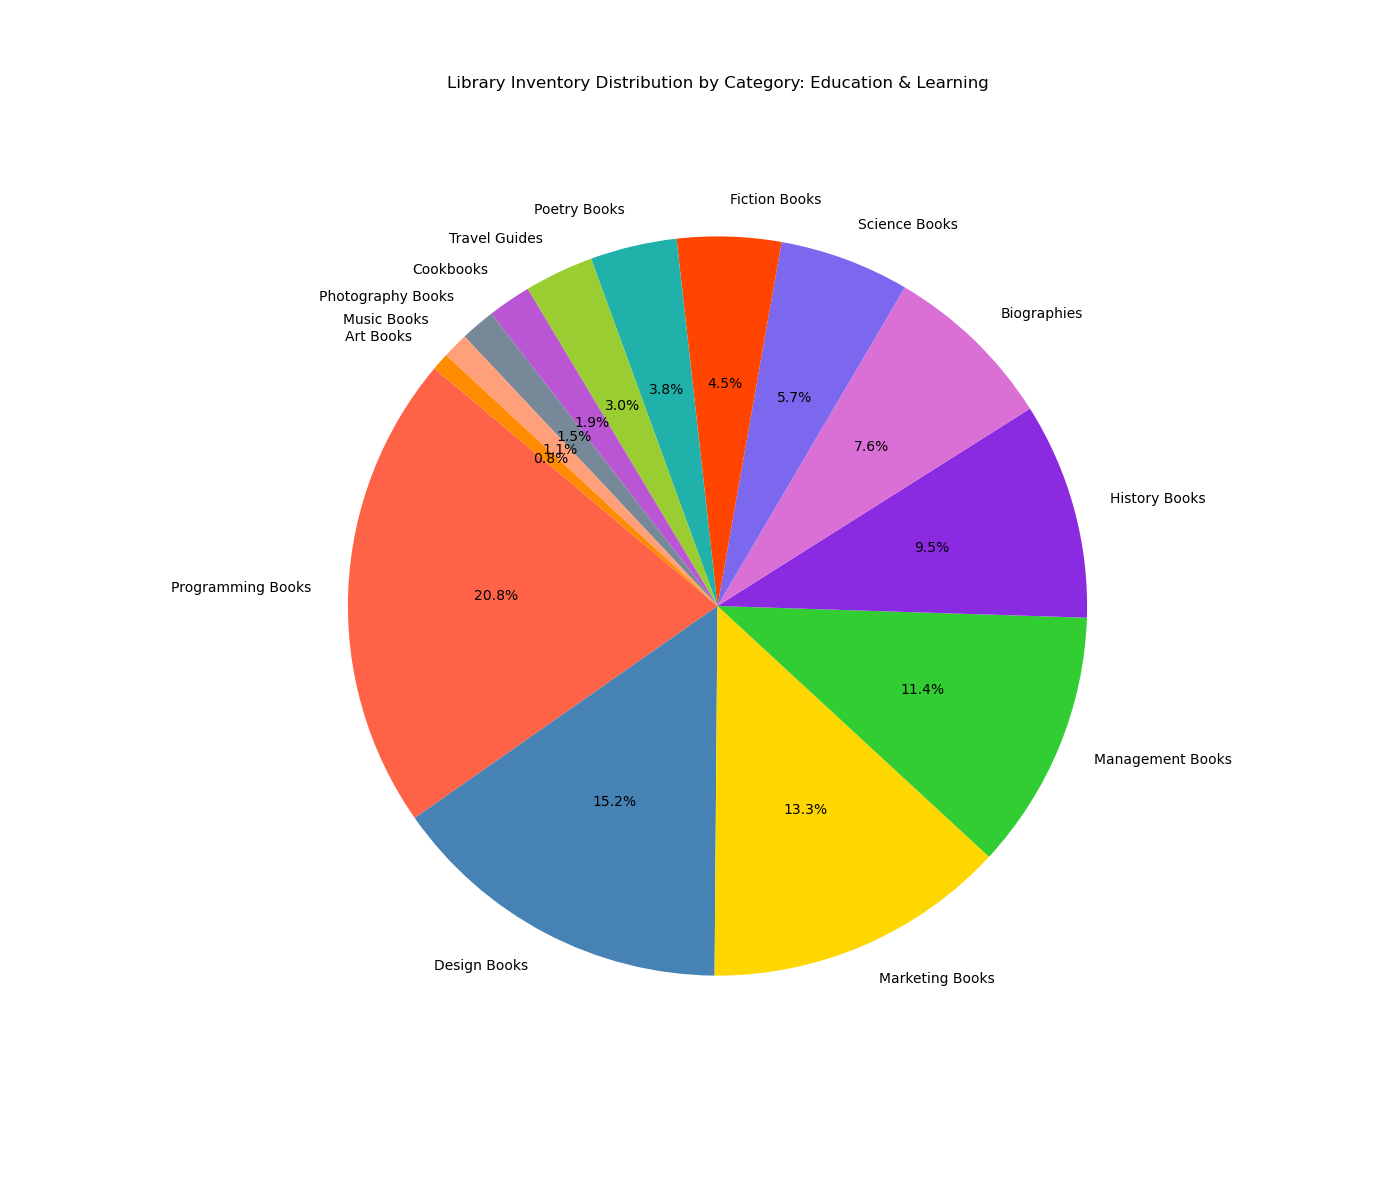

The script that drew this image:

import matplotlib.pyplot as plt

# Data
categories = [
    'Programming Books', 'Design Books', 'Marketing Books', 'Management Books', 
    'History Books', 'Biographies', 'Science Books', 'Fiction Books', 
    'Poetry Books', 'Travel Guides', 'Cookbooks', 'Photography Books', 
    'Music Books', 'Art Books'
]
inventory_count = [55, 40, 35, 30, 25, 20, 15, 12, 10, 8, 5, 4, 3, 2]
colors = [
    '#FF6347', '#4682B4', '#FFD700', '#32CD32', '#8A2BE2', 
    '#DA70D6', '#7B68EE', '#FF4500', '#20B2AA', '#9ACD32', 
    '#BA55D3', '#778899', '#FFA07A', '#FF8C00'
]

# Create a pie chart
plt.figure(figsize=(14, 12))  # Adjusting the size of the pie chart
plt.pie(inventory_count, labels=categories, colors=colors, startangle=140, autopct='%1.1f%%')

# Title of the pie chart
plt.title('Library Inventory Distribution by Category: Education & Learning', pad=40)

plt.show()
